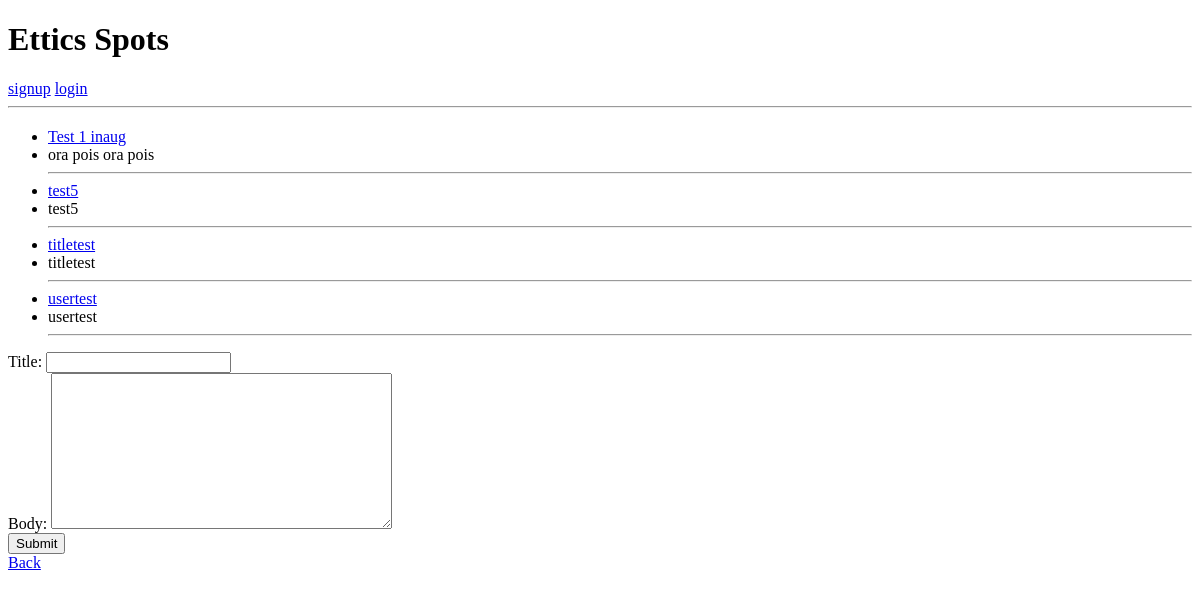
Before: /1/ with the older database file.
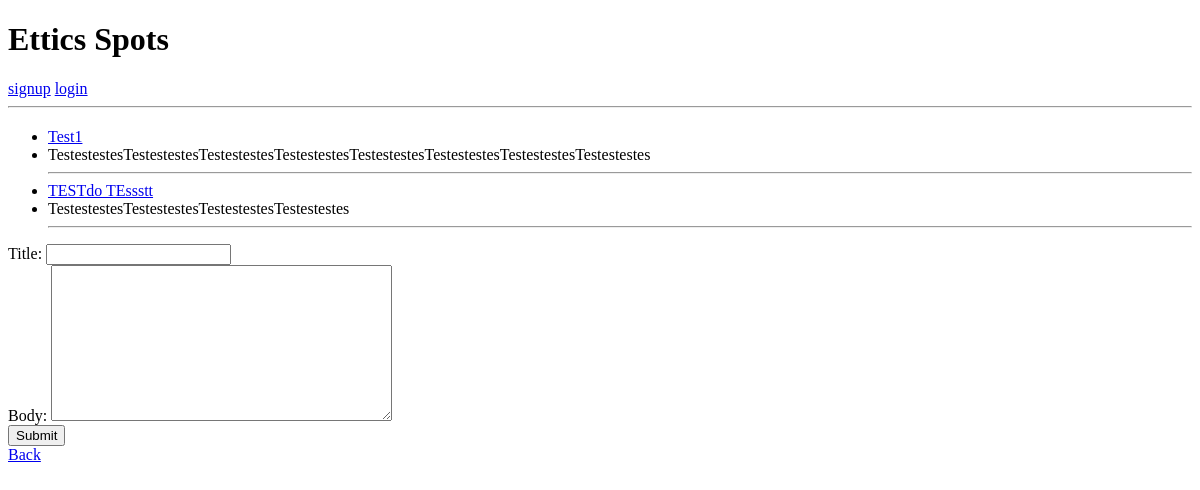
After: the same page with the newer database file.
### spots/models.py (models this page shows, shortened)
class Post(models.Model):
    id=models.BigAutoField(primary_key=True)
    title=models.CharField(max_length=50)
    body=models.TextField(null=False, blank=False)
    date=models.DateTimeField(auto_now_add=True)
    user=models.ForeignKey(get_user_model(), on_delete=models.CASCADE)
    spotparent=models.ForeignKey(Spot, on_delete=models.CASCADE)
    up=models.PositiveIntegerField(default=0)
    down=models.PositiveIntegerField(default=0)

### spots/views.py (the view)
# urls.py: path("<int:spot_id>/", views.showspot, name="spot"),
def showspot(request, spot_id):
    try:
        spot = Spot.objects.get(id=spot_id)
        print("found the spot")
    except Spot.DoesNotExist:
        return HttpResponse("404: Spot does not exist")
    queryset = Post.objects.filter(spotparent=spot)
    if request.method == 'POST':
        form = PostForm(request.POST)
        print(form)
        if form.is_valid():
            print("yay")
            post = form.save(commit=False)
            post.spotparent = spot
            post.save()
            return HttpResponseRedirect(reverse('spot', args=[spot_id]))
        else:
            print(form.errors)
            print("nay")
    else:
        form = PostForm()
    context = {
        'object': queryset,
        'form': form,
        'spot_id': spot_id,
        'spot_title': spot.title
    }
    return render(request, 'spots/spot_detail.html', context)

### spots/views.py
class PostForm(forms.ModelForm):
    def __init__(self, spot_id=None, *args, **kwargs):
        super(PostForm, self).__init__(*args, **kwargs)
        self.spot_id = spot_id
    class Meta:
        model = Post
        fields = ["title", "body"]

### spots/templates/spots/spot_detail.html (shortened to what this page needs)
{% extends "spots/base.html" %}
{% block 'content' %}
<ul>
{% for value in object %}
    <li><a href={% url 'post' value.spotparent.title value.id %}>{{ value.title }}</a></li>
    <li>{{ value.body }}</li>
    <hr>
{% empty %}
    <h2> No posts yet </h2>
{% endfor %}
</ul>
<form method="post" action="{% url 'spot' spot_id %}">
    <div class="form-group">
      <label for="id_title">Title:</label>
      {{ form.title }}
    </div>
    <div class="form-group">
      <label for="id_body">Body:</label>
      {{ form.body }}
    </div>
    <button type="submit">Submit</button>
  </form>
<a href="{% url 'index' %}">Back</a>
{% endblock  %}

### spots/templates/spots/base.html (shortened to what this page needs)
<!DOCTYPE html>
<html lang="en">
<head>
</head>
<body>
    <h1>Ettics Spots</h1>
    {% block 'nav' %}
    {% if user.is_authenticated %}
      <form method="post" action="{% url 'logout' %}">
        {% csrf_token %}
        <h3>Hello, {{ user.username }}!</h3>
        <button type="submit">logout</button>
      </form>
      <br>
      <a href="{% url 'index' %}">spots</a>
    {% else %}
      <a href="{% url 'signup' %}">signup</a>
      <a href="{% url 'login' %}">login</a>
    {% endif %}
    <hr/>
  {% endblock %}
<div class="list">
  {% block 'content' %} {% endblock %}
</div>
</body>
</html>

Changed rows visible on the page:
removed Post: title "test5", body "test5"
removed Post: title "titletest", body "titletest"
removed Post: title "usertest", body "usertest"
changed Post: title "Test 1 inaug" → "Test1"; body "ora pois ora pois" → "TestestestesTestestestesTestestestesTestestestesTestestestesTestestestesTestestestesTestestestes"
added Post: title "TESTdo TEssstt", body "TestestestesTestestestesTestestestesTestestestes"
